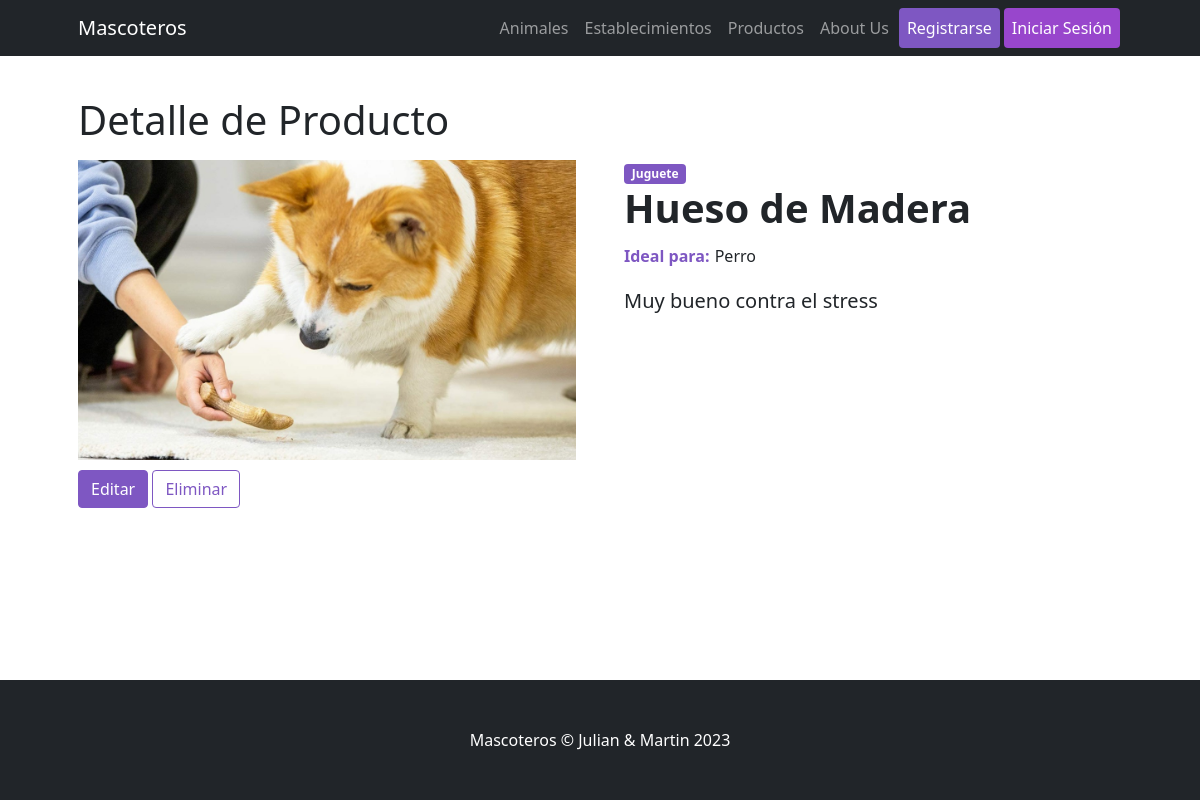
/Mascoteros/producto/1, run on an earlier commit of the app's database.
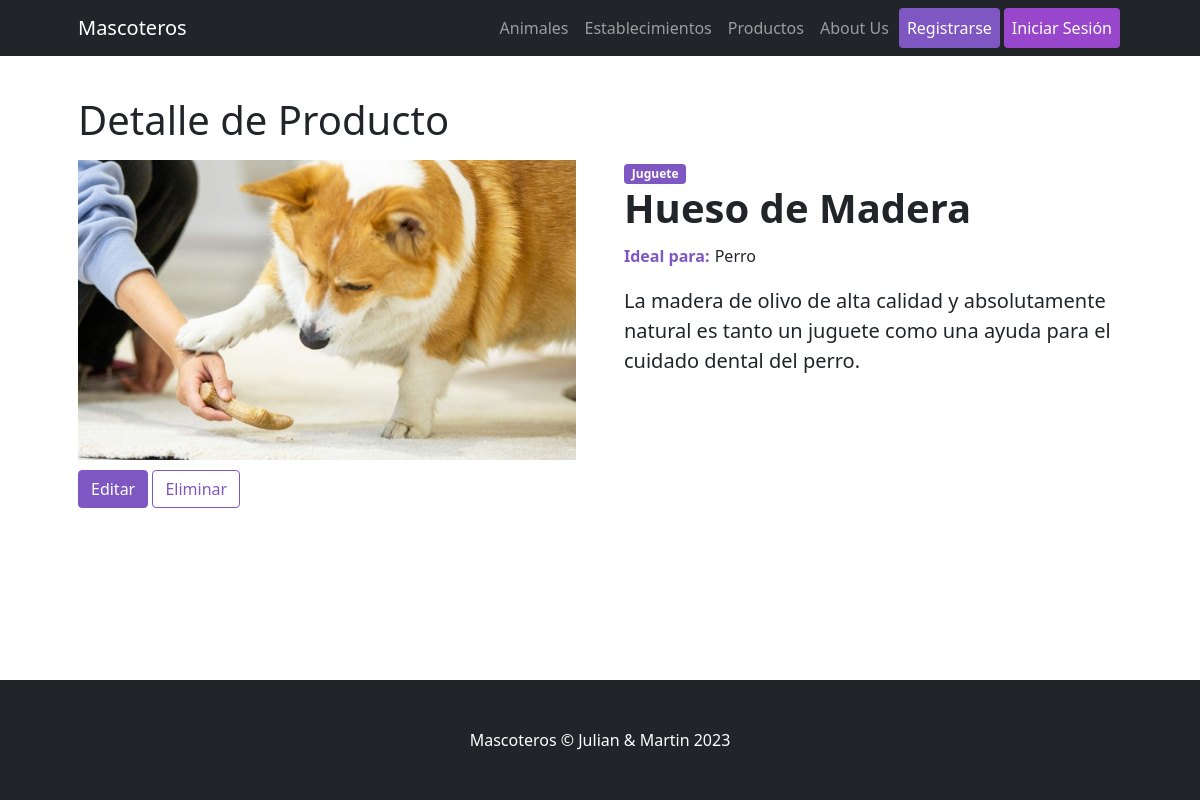
And on a later commit of the database.
### Mascoteros/models.py (models this page shows)
class Producto (models.Model):
    nombre           = models.CharField(max_length=64)
    descripcion      = models.CharField(max_length=500)
    imagen           = models.ImageField(upload_to='images_productos')
    especie_objetivo = models.CharField(max_length=255)
    tipo             = models.CharField(max_length=32)

### Mascoteros/views.py (the view)
# urls.py: path("producto/<int:pk>", DetalleProducto.as_view(), name="ProductosDetalle"),
class DetalleProducto(DetailView):
    model = Producto
    template_name = "Mascoteros/producto/producto_detail.html"

### Mascoteros/templates/Mascoteros/producto/producto_detail.html (shortened to what this page needs)
{% extends "Mascoteros/parent.html" %}
{% load static %}
{% block contenidoDinamico %}
<h1 class="card-title">Detalle de Producto</h1>
<div class="row gx-4 gx-lg-5 align-items-left">
    <div class="col-md-6"><img class="card-img-top-detail mb-5 mb-md-0" src="{{producto.imagen.url}}" alt="..." /></div>
    <div class="col-md-6">
        <span class="badge bg-primary">{{producto.tipo}}</span>
        <h1 class="display-6 fw-bolder">{{producto.nombre}}</h1>
        <div class="fs-5 mb-3">
            <span class="span-detalle-label">Ideal para:</span>
            <span class="span-detalle" >{{producto.especie_objetivo}}</span>
        </div>
        <p class="lead">{{producto.descripcion}}</p>
    </div>
    <div class="container-fluid">
        <a href="{% url 'ProductosEditar' producto.id %}" class="btn btn-dark active" role="button" aria-pressed="true">Editar</a>
        <a href="{% url 'ProductosBorrar' producto.id %}" class="btn btn-outline-success" role="button" aria-pressed="true">Eliminar</a>
    </div>
</div>
{% endblock %}

What changed in the data, as far as the page shows it:
changed Producto "Hueso de Madera": descripcion "Muy bueno contra el stress" → "La madera de olivo de alta calidad y absolutamente natural es tanto un juguete como una ayuda para el cuidado dental del perro."
